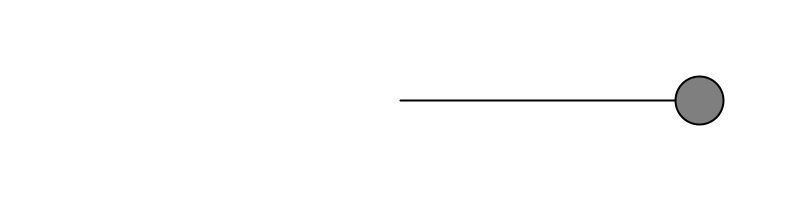
Frame 1 (no input)
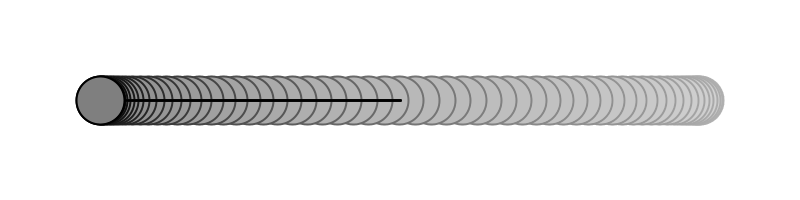
Frame 60 (the mouse pressed at the canvas centre just before this capture)
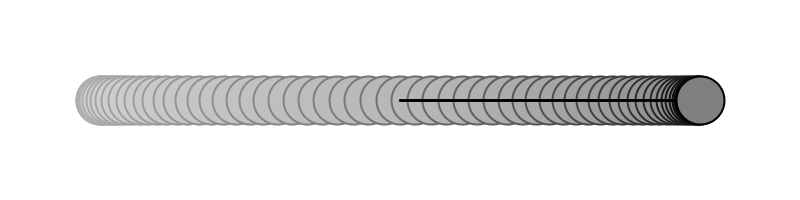
Frame 120 (the mouse held since frame 60 and released just before this capture)

The Processing sketch that drew these frames (run headless with seeded random() and noise(); from frame 60 on, the mouse is pressed at the canvas centre):

// Processing sketch: NOC_3_05_simple_harmonic_mot_trail
// ── NOC_3_05_simple_harmonic_mot_trail.pde
void setup() {
  size(800,200);
  background(255);
}

void draw() {
  noStroke();
  fill(255,5);
  rect(0,0,width,height);
  float period = 120;
  float amplitude = 300;
  // Calculating horizontal location according to formula for simple harmonic motion
  float x = amplitude * cos(TWO_PI * frameCount / period);  
  stroke(0);
  strokeWeight(2);
  fill(127);
  translate(width/2,height/2);
  line(0,0,x,0);
  ellipse(x,0,48,48);
}
